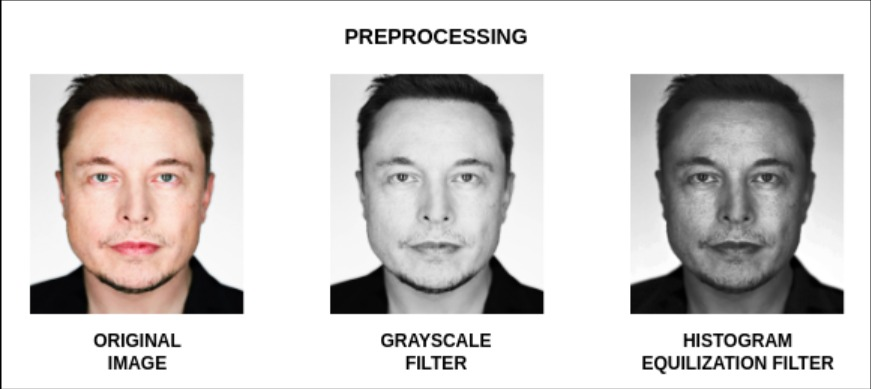
#> input picture WhatsApp Image 2024-02-07 at 11.52.29 PM.jpeg, 871 x 389 px, found by its file name
$ python 10.py
#> lines starting #> are read from the running program, lines starting #| are printed output that depends on the picture; after the words box and inside, x2 and y2 are one past the last pixel; in counts of white or black regions, pixels touching at a corner belong together
import cv2

# Path to your image file
image_path = "C:/Users/nikhi/Downloads/WhatsApp Image 2024-02-07 at 11.52.29 PM.jpeg"

# Load the image
image = cv2.imread(image_path)
#> image is the input picture: shape (389, 871, 3); mean B, G, R 203.4, 204.8, 208.2

# Check if the image is loaded successfully
if image is None:
    print("Error: Could not load the image.")
else:
    # Load the pre-trained Haarcascades face detector
    face_cascade = cv2.CascadeClassifier(cv2.data.haarcascades + 'haarcascade_frontalface_default.xml')

    # Convert the image to grayscale for face detection
    gray_image = cv2.cvtColor(image, cv2.COLOR_BGR2GRAY)
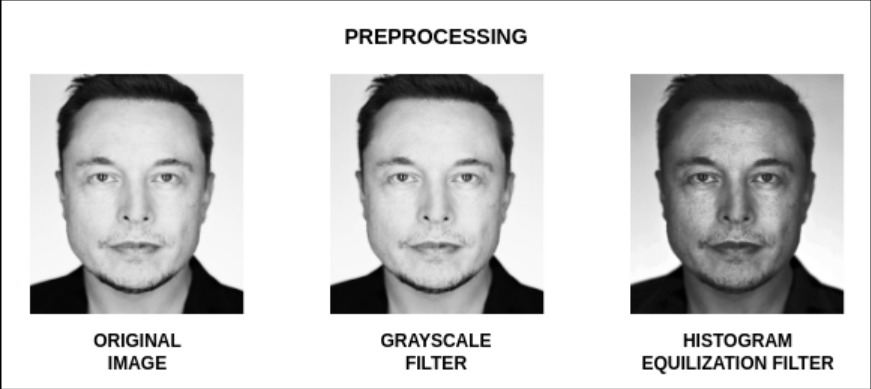
#> gray_image: shape (389, 871); min 0, max 255, mean 205.6

    # Detect faces in the image
    faces = face_cascade.detectMultiScale(gray_image, scaleFactor=1.3, minNeighbors=5)
#> faces = [[52, 115, 168, 168], [353, 114, 167, 167], [653, 111, 168, 168]]

    # Check if faces are detected
    if len(faces) > 0:
        print("Human face detected!")
    else:
        print("No human face detected.")

    # Draw rectangles around the detected faces
    for (x, y, w, h) in faces:
        cv2.rectangle(image, (x, y), (x+w, y+h), (0, 255, 0), 2)
#> this loop made 3 passes
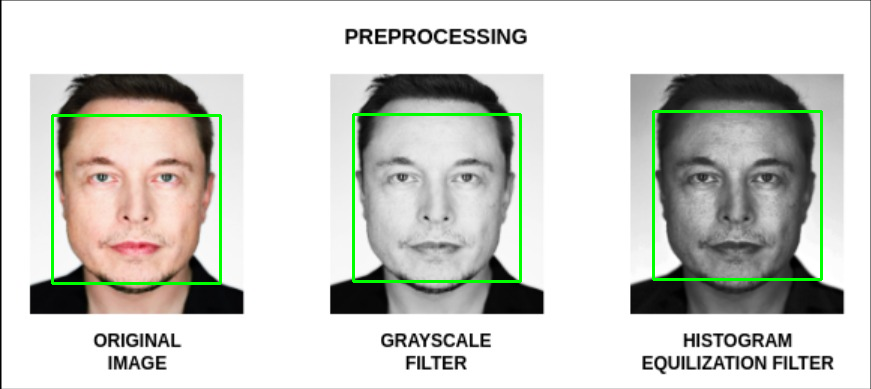
#> image: shape (389, 871, 3); 1.78% of pixels changed, all inside (x1, y1, x2, y2) = (51, 110, 823, 285)

    # Resize the image for better visibility
    resized_image = cv2.resize(image, (800, 600))
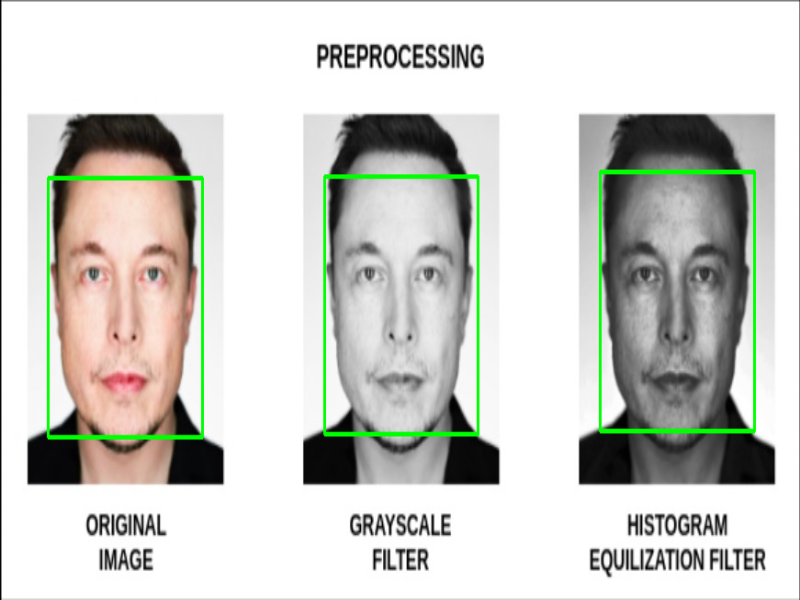
#> resized_image: shape (600, 800, 3); mean B, G, R 200.3, 206.2, 205

    # Display the original image with faces highlighted
    cv2.imshow('Detected Faces', resized_image)
    cv2.waitKey(0)
    cv2.destroyAllWindows()
